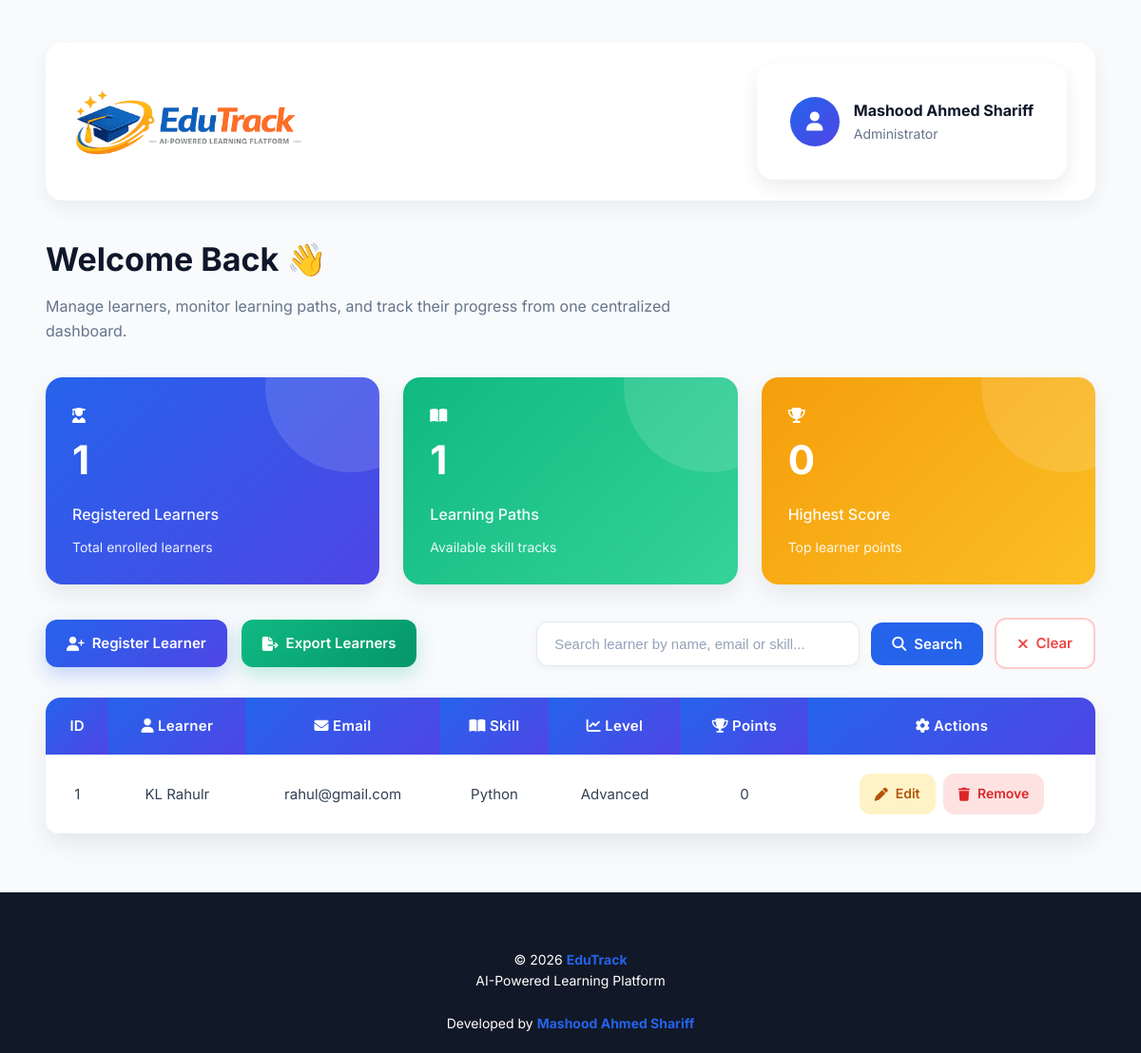
Before: /admin/dashboard with the older database file.
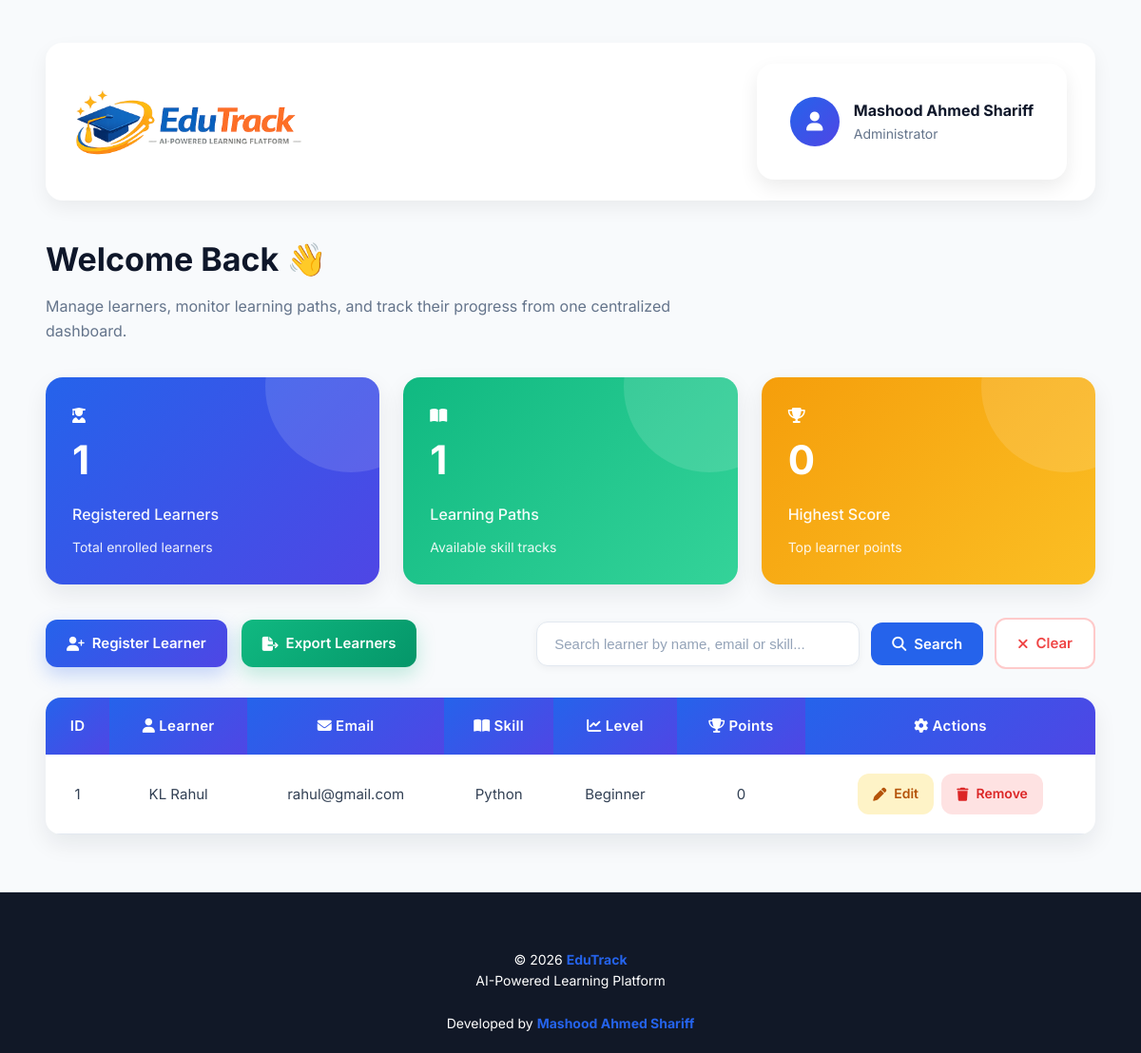
After: the same page with the newer database file.
### tables this page shows
CREATE TABLE learners(

        id INTEGER PRIMARY KEY AUTOINCREMENT,

        name TEXT NOT NULL,

        email TEXT UNIQUE NOT NULL,

        password TEXT NOT NULL,

        date_of_birth TEXT NOT NULL,

        skill TEXT NOT NULL,

        level TEXT NOT NULL,

        points INTEGER DEFAULT 0,

        joined_date TEXT NOT NULL

    );

### app.py (the view)
@app.route("/admin/dashboard")
def admin_dashboard():
    connection = sqlite3.connect("database/edutrack.db")
    connection.row_factory = sqlite3.Row
    cursor = connection.cursor()
    search_query = request.args.get("search")
    if search_query:
        cursor.execute("""
            SELECT * FROM learners
            WHERE name LIKE ?
               OR skill LIKE ?
               OR email LIKE ?
        """, (
            f"%{search_query}%",
            f"%{search_query}%",
            f"%{search_query}%"
        ))
    else:
        cursor.execute("SELECT * FROM learners")
    learners = cursor.fetchall()
    cursor.execute("SELECT COUNT(*) FROM learners")
    total_learners = cursor.fetchone()[0]
    cursor.execute("SELECT COUNT(DISTINCT skill) FROM learners")
    total_skills = cursor.fetchone()[0]
    cursor.execute("SELECT MAX(points) FROM learners")
    highest_points = cursor.fetchone()[0]
    if highest_points is None:
        highest_points = 0
    connection.close()
    return render_template(
        "admin_dashboard.html",
        learners=learners,
        search_query=search_query,
        total_learners=total_learners,
        total_skills=total_skills,
        highest_points=highest_points
    )

### templates/admin_dashboard.html (shortened to what this page needs)
<!DOCTYPE html>
<html lang="en">
<head>
    <link rel="stylesheet"
          href="{{ url_for('static', filename='css/style.css') }}">
    <link rel="stylesheet"
          href="https://cdnjs.cloudflare.com/ajax/libs/font-awesome/6.7.2/css/all.min.css">
</head>
<body>
<div class="container">
    <header class="navbar">
        <div class="nav-left">
            <img src="{{ url_for('static', filename='images/edutrack-logo.png') }}"
                alt="EduTrack Logo"
                class="navbar-logo">
        </div>
        <div class="nav-right">
            <div class="profile-card">
                <div class="profile-icon">
                    <i class="fa-solid fa-user"></i>
                </div>
                <div>
                    <h4>Mashood Ahmed Shariff</h4>
                    <p>Administrator</p>
                </div>
            </div>
        </div>
    </header>
    <section class="page-title">
        <h2>Welcome Back 👋</h2>
        <p>
            Manage learners, monitor learning paths, and track their progress
            from one centralized dashboard.
        </p>
    </section>
    <section class="dashboard">
        <div class="card students-card">
            <div class="card-icon">
                <i class="fa-solid fa-user-graduate"></i>
            </div>
            <h2>{{ total_learners }}</h2>
            <p>Registered Learners</p>
            <span>Total enrolled learners</span>
        </div>
        <div class="card courses-card">
            <div class="card-icon">
                <i class="fa-solid fa-book-open"></i>
            </div>
            <h2>{{ total_skills }}</h2>
            <p>Learning Paths</p>
            <span>Available skill tracks</span>
        </div>
        <div class="card emails-card">
            <div class="card-icon">
                <i class="fa-solid fa-trophy"></i>
            </div>
            <h2>{{ highest_points }}</h2>
            <p>Highest Score</p>
            <span>Top learner points</span>
        </div>
    </section>
    <section class="toolbar">
        <div class="left-buttons">
            <a href="{{ url_for('register_learner') }}"
               class="add-btn">
                <i class="fa-solid fa-user-plus"></i>
                Register Learner
            </a>
            <a href="{{ url_for('export_csv') }}"
               class="export-btn"
               onclick="return confirm('Download learner records?')">
                <i class="fa-solid fa-file-export"></i>
                Export Learners
            </a>
        </div>
        <form action="{{ url_for('home') }}"
              method="GET"
              class="search-form">
            <input
                type="text"
                name="search"
                placeholder="Search learner by name, email or skill..."
                value="{{ search_query if search_query else '' }}">
            <button type="submit"
                    class="search-btn">
                <i class="fa-solid fa-magnifying-glass"></i>
                Search
            </button>
            <a href="{{ url_for('home') }}"
               class="clear-btn">
                <i class="fa-solid fa-xmark"></i>
                Clear
            </a>
        </form>
    </section>
    <table>
        <thead>
        <tr>
            <th>ID</th>
            <th><i class="fa-solid fa-user"></i> Learner</th>
            <th><i class="fa-solid fa-envelope"></i> Email</th>
            <th><i class="fa-solid fa-book-open"></i> Skill</th>
            <th><i class="fa-solid fa-chart-line"></i> Level</th>
            <th><i class="fa-solid fa-trophy"></i> Points</th>
            <th><i class="fa-solid fa-gear"></i> Actions</th>
        </tr>
        </thead>
        <tbody>
        {% if learners %}
            {% for learner in learners %}
            <tr>
                <td>{{ learner["id"] }}</td>
                <td>{{ learner["name"] }}</td>
                <td>{{ learner["email"] }}</td>
                <td>{{ learner["skill"] }}</td>
                <td>{{ learner["level"] }}</td>
                <td>{{ learner["points"] }}</td>
                <td>
                    <a href="{{ url_for('edit_learner', id=learner['id']) }}"
                       class="edit-btn">
                        <i class="fa-solid fa-pen"></i>
                        Edit
                    </a>
                    <a href="{{ url_for('delete_learner', id=learner['id']) }}"
                       class="delete-btn"
                       onclick="return confirm('Delete this learner?')">
                        <i class="fa-solid fa-trash"></i>
                        Remove
                    </a>
                </td>
            </tr>
            {% endfor %}
        {% endif %}
        </tbody>
    </table>
</div>
<footer class="footer">
    <p>
        © 2026 <strong>EduTrack</strong>
        <br>
        AI-Powered Learning Platform
        <br><br>
        Developed by <strong>Mashood Ahmed Shariff</strong>
    </p>
</footer>
</body>
</html>

Changed rows visible on the page:
changed learners "rahul@gmail.com": name "KL Rahulr" → "KL Rahul"; level "Advanced" → "Beginner"
